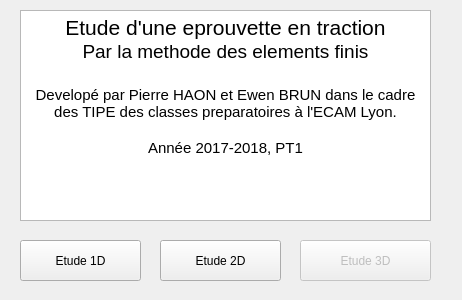
<?xml version="1.0" encoding="UTF-8"?>
<ui version="4.0">
 <class>Dialog</class>
 <widget class="QDialog" name="Dialog">
  <property name="geometry">
   <rect>
    <x>0</x>
    <y>0</y>
    <width>462</width>
    <height>300</height>
   </rect>
  </property>
  <property name="windowTitle">
   <string>TIPE - Elements FInis</string>
  </property>
  <widget class="QTextEdit" name="textEdit">
   <property name="geometry">
    <rect>
     <x>20</x>
     <y>10</y>
     <width>411</width>
     <height>211</height>
    </rect>
   </property>
   <property name="autoFillBackground">
    <bool>true</bool>
   </property>
   <property name="readOnly">
    <bool>true</bool>
   </property>
   <property name="html">
    <string>&lt;!DOCTYPE HTML PUBLIC &quot;-//W3C//DTD HTML 4.0//EN&quot; &quot;http://www.w3.org/TR/REC-html40/strict.dtd&quot;&gt;
&lt;html&gt;&lt;head&gt;&lt;meta name=&quot;qrichtext&quot; content=&quot;1&quot; /&gt;&lt;style type=&quot;text/css&quot;&gt;
p, li { white-space: pre-wrap; }
&lt;/style&gt;&lt;/head&gt;&lt;body style=&quot; font-family:'.SF NS Text'; font-size:13pt; font-weight:400; font-style:normal;&quot;&gt;
&lt;p align=&quot;center&quot; style=&quot; margin-top:0px; margin-bottom:0px; margin-left:0px; margin-right:0px; -qt-block-indent:0; text-indent:0px;&quot;&gt;&lt;span style=&quot; font-size:16pt;&quot;&gt;Etude d'une eprouvette en traction&lt;/span&gt;&lt;/p&gt;
&lt;p align=&quot;center&quot; style=&quot; margin-top:0px; margin-bottom:0px; margin-left:0px; margin-right:0px; -qt-block-indent:0; text-indent:0px;&quot;&gt;&lt;span style=&quot; font-size:14pt;&quot;&gt;Par la methode des elements finis&lt;/span&gt;&lt;/p&gt;
&lt;p align=&quot;center&quot; style=&quot;-qt-paragraph-type:empty; margin-top:0px; margin-bottom:0px; margin-left:0px; margin-right:0px; -qt-block-indent:0; text-indent:0px; font-size:14pt;&quot;&gt;&lt;br /&gt;&lt;/p&gt;
&lt;p align=&quot;center&quot; style=&quot; margin-top:0px; margin-bottom:0px; margin-left:0px; margin-right:0px; -qt-block-indent:0; text-indent:0px;&quot;&gt;&lt;span style=&quot; font-size:11pt;&quot;&gt;Developé par Pierre HAON et Ewen BRUN dans le cadre des TIPE des classes preparatoires à l'ECAM Lyon.&lt;/span&gt;&lt;/p&gt;
&lt;p align=&quot;center&quot; style=&quot;-qt-paragraph-type:empty; margin-top:0px; margin-bottom:0px; margin-left:0px; margin-right:0px; -qt-block-indent:0; text-indent:0px; font-size:11pt;&quot;&gt;&lt;br /&gt;&lt;/p&gt;
&lt;p align=&quot;center&quot; style=&quot; margin-top:0px; margin-bottom:0px; margin-left:0px; margin-right:0px; -qt-block-indent:0; text-indent:0px;&quot;&gt;&lt;span style=&quot; font-size:11pt;&quot;&gt;Année 2017-2018, PT1&lt;/span&gt;&lt;/p&gt;&lt;/body&gt;&lt;/html&gt;</string>
   </property>
  </widget>
  <widget class="QPushButton" name="pushButton_1D">
   <property name="geometry">
    <rect>
     <x>20</x>
     <y>240</y>
     <width>121</width>
     <height>41</height>
    </rect>
   </property>
   <property name="whatsThis">
    <string>Lancer une etude à 1 Dimension</string>
   </property>
   <property name="text">
    <string>Etude 1D</string>
   </property>
   <property name="autoDefault">
    <bool>false</bool>
   </property>
  </widget>
  <widget class="QPushButton" name="pushButton_2D">
   <property name="enabled">
    <bool>true</bool>
   </property>
   <property name="geometry">
    <rect>
     <x>160</x>
     <y>240</y>
     <width>121</width>
     <height>41</height>
    </rect>
   </property>
   <property name="whatsThis">
    <string>Lancer une etude à 2 Dimension</string>
   </property>
   <property name="text">
    <string>Etude 2D</string>
   </property>
   <property name="autoDefault">
    <bool>false</bool>
   </property>
  </widget>
  <widget class="QPushButton" name="pushButton_3D">
   <property name="enabled">
    <bool>false</bool>
   </property>
   <property name="geometry">
    <rect>
     <x>300</x>
     <y>240</y>
     <width>131</width>
     <height>41</height>
    </rect>
   </property>
   <property name="whatsThis">
    <string>Lancer une etude à 2 Dimension</string>
   </property>
   <property name="text">
    <string>Etude 3D</string>
   </property>
   <property name="autoDefault">
    <bool>false</bool>
   </property>
  </widget>
 </widget>
 <resources/>
 <connections/>
</ui>
